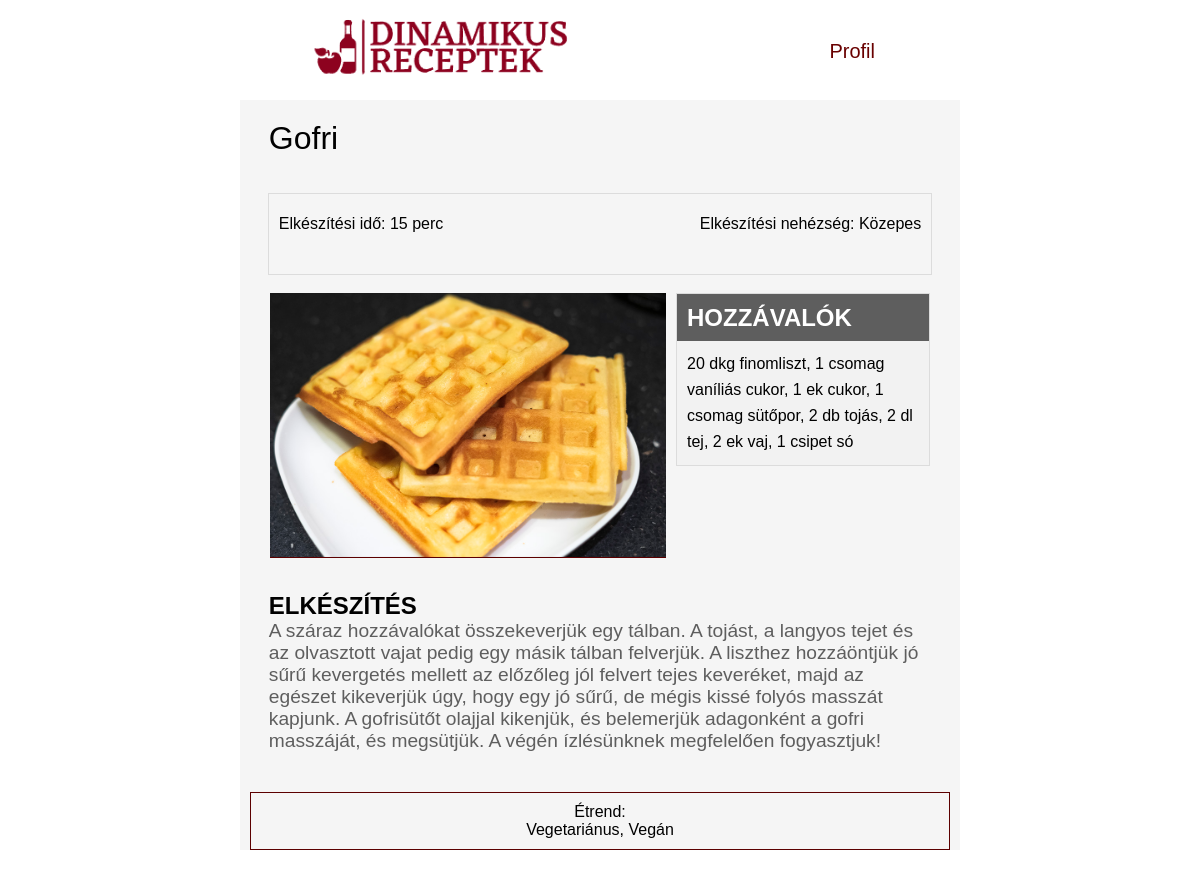
Screenshot of /recept.php?id=104 with the database file from the repository.
### tables this page shows
CREATE TABLE `receptek` (
  `id` int(11) NOT NULL,
  `nev` varchar(50) NOT NULL,
  `leiras` text NOT NULL,
  `nehezseg` enum('konnyu','kozepes','nehez') NOT NULL,
  `hozzavalok` text NOT NULL,
  `elkeszitesi_ido` int(11) NOT NULL,
  `ertekeles` int(11) DEFAULT NULL,
  `feltolto` varchar(50) NOT NULL,
  `imgurl` varchar(100) NOT NULL,
  `nemzetiseg` text NOT NULL
);

### recept.php (the view, shortened to what this page needs)
<?php
    try {
        $dbuser = "root";
        $dbpassw = "";
        $conn = new PDO("mysql:host=localhost;dbname=receptek1", $dbuser, $dbpassw);
        $conn->setAttribute(PDO::ATTR_ERRMODE, PDO::ERRMODE_EXCEPTION);
    } catch (PDOException $e){
        echo "<p>Adatbázis kapcsolódási hiba: ".$e->getMessage()."</p>\n";
        die();
    } catch (Exception $e){
        echo "<p>Hiba: ".$e->getMessage()."</p>\n";
        die();
    }
    try {
        $sql = "SELECT * FROM receptek WHERE id LIKE :id";
        $query = $conn->prepare($sql);
        $query->bindParam(':id', $_GET["id"]);
        $query->execute();
        if ($query->rowCount()==1) {
            $i=0;
            while ($row = $query->fetch(PDO::FETCH_ASSOC)) {
                foreach ($row as $mezo) {
                    $recept[$i] = $mezo;
                    $i++;
                }
            }
            $nev=$recept[1];
            $leiras=$recept[2];
            $nehezseg=$recept[3];
            $hozzavalok=$recept[4];
            $ido=$recept[5];
            $kep=$recept[8];
            switch ($nehezseg) {
                case "kozepes" :
                    $nehezseg = "Közepes";
                    break;
            }
        } else {
            echo "<p>Nincs listázható recept.</p>";
        }
    } catch (PDOException $e) {
        echo "<p>Lekérdezési hiba: ".$e->getMessage()."</p><br>";
        die();
    } catch (Exception $e){
        echo "<p>Hiba: ".$e->getMessage()."</p>\n";
        die();
    }
    try {
        $sql = "SELECT vegetarianus, vegan, gluten, laktoz, tojas, szoja, cukor, kukorica FROM szurok JOIN receptek ON szurok.recept_id=receptek.id WHERE id LIKE :id";
        $query = $conn->prepare($sql);
        $query->bindParam(':id', $_GET["id"]);
        $query->execute();
        if ($query->rowCount()>0) {
            $i=0;
            while ($row = $query->fetch(PDO::FETCH_ASSOC)) {
                foreach ($row as $mezo) {
                    $szurok[$i] = $mezo;
                    $i++;
                }
            }
        }
        $allergen=array();
        if ($szurok[0]==1) {
            array_push($allergen, "Vegetariánus");
        }
        if ($szurok[1]==1) {
            array_push($allergen, "Vegán");
        }
    } catch (PDOException $e) {
        echo "<p>Lekérdezési hiba: ".$e->getMessage()."</p><br>";
        die();
    } catch (Exception $e){
        echo "<p>Hiba: ".$e->getMessage()."</p>\n";
        die();
    }
?>
<!DOCTYPE html>
<html lang="hu">
<head>
    <link href="http://fonts.cdnfonts.com/css/gentium-book-basic" rel="stylesheet">
    <link rel="stylesheet" href="./css/header.css">
    <link rel="stylesheet" href="./css/recept.css">
</head>
<body>
<header>
        <div id="logo">
            <a href="index.php">
                <img src="./kepek/logo1.png">
            </a>
        </div>
        <div id="menu">
        <div class="dropdown">
                <p onclick="dropDown1()" class="dropbtn desktop">Profil</p>
            </div>
        </div>
    </header>
    <div id="container">
        <div id="receptNev">
            <p><?php echo $nev; ?></p>
        </div>
        <br><br>
        <div id="info">
            <p>Elkészítési idő: <?php echo $ido; ?> perc</p>
            <p style="float: right;">Elkészítési nehézség: <?php echo $nehezseg; ?></p>
            <br><br>
        </div>
        <br>
        <div id="receptKep">
            <img src="<?php echo $kep; ?>">
        </div>
        <div id="hozzavalok">
            <div id="hozzavalokNev"><h4>HOZZÁVALÓK</h4></div>
            <div id="hozzavalokOssz">
                <?php echo $hozzavalok; ?>
            </div>
        </div>
        <br>
        <div id="elkeszites">
            <h2>ELKÉSZÍTÉS</h2>
            <div class="folyamat">
                <p>
                    <?php echo $leiras; ?>
                </p>
            </div>
        </div>
        <div id="etrend">
            <p>Étrend: <br><?php echo implode(", ", $allergen) ?></p>
        </div>
    </div>
</body>
</html>

### css/header.css (style rules this page uses)
* { padding: 0; margin: 0; }
body { min-width: 300px; }
header { height: 60px; }
#logo { padding: 5px; display: inline-block; }
#logo a img { height: 42px; }
#menu { float: right; }
#container { padding-top: 20px; }
.dropdown { position: relative; display: inline-block; }
.desktop { display: none; }
@media only screen and (min-width: 600px) { header { height: 90px; } }
@media only screen and (min-width: 600px) { #logo { padding: 10px; display: inline-block; } }
@media only screen and (min-width: 600px) { #logo a img { height: 70px; } }
@media only screen and (min-width: 600px) { #menu { float: right; } }
@media only screen and (min-width: 600px) { .dropdown { display: inline-block; } }
@media only screen and (min-width: 1024px) { .desktop { display:inline-block; margin: 40px 25px; font-size: 20px; color: rgba(105, 0, 0); cursor: pointer; } }
@media only screen and (min-width: 1024px) { header { margin: auto; height: 100px; width: 50%; } }
@media only screen and (min-width: 1024px) { #logo { padding: 10px; display: inline-block; } }
@media only screen and (min-width: 1024px) { #logo a img { height: 70px; } }
@media only screen and (min-width: 1024px) { #menu { float: right; } }

### css/recept.css (style rules this page uses)
* { font-family: 'Gentium Book Basic', sans-serif; }
#receptNev { width: 92%; margin: auto; font-size: 2em; }
#info { width: 92%; margin: auto; text-align: center; border: 1px rgba(169, 169, 169, 0.342) solid; height: 80px; }
#info p { height: 100%; float: left; line-height: 60px; padding-left: 10px; padding-right: 10px; }
#receptKep { width:92%; margin: auto; }
#receptKep img { position: relative; width: 100%; }
#hozzavalok { width: 92%; margin: auto; overflow: hidden; border: 1px rgba(169, 169, 169, 0.342) solid; }
#hozzavalokNev { width: 100%; background-color: rgb(94, 94, 94); color: white; height: 37px; padding-left: 10px; padding-top: 10px; font-size: 1.5em; }
#hozzavalokOssz { padding: 10px; list-style: none; line-height: 26px; background-color: rgb(242, 242, 242); }
#elkeszites { width: 92%; margin: auto; margin-top: 30px; padding-bottom: 30px; }
.folyamat { font-size: 1.2em; color:rgb(94, 94, 94); }
#etrend { text-align: center; border: 1px rgb(92, 0, 0) solid; padding: 10px; margin: 10px; float: 0; }
@media only screen and (min-width: 600px) { #receptKep { width: 80%; margin: auto; } }
@media only screen and (min-width: 600px) { #hozzavalok { width: 80%; margin: auto; overflow: hidden; border: 1px rgba(169, 169, 169, 0.342) solid; } }
@media only screen and (min-width: 1024px) { #container { width: 60%; margin: auto; background-color: whitesmoke; } }
@media only screen and (min-width: 1024px) { #receptKep { max-width: 55%; max-height: 500px; width: auto; height: auto; margin: auto; margin-left: 30px; display: inline-block; } }
@media only screen and (min-width: 1024px) { #receptKep img { width:100%; max-height:100%; object-fit: cover; border-bottom: 1px rgb(92, 0, 0) solid; } }
@media only screen and (min-width: 1024px) { #hozzavalok { float: right; max-width: 35%; margin: auto; margin-right: 30px; overflow: hidden; border: 1px rgba(169, 169, 169, 0.342) solid; } }

### rows the page displays
receptek: nev "Gofri", elkeszitesi_ido "15", nehezseg "Közepes", imgurl (picture), hozzavalok "20 dkg finomliszt, 1 csomag vaníliás cukor, 1 ek cukor, 1 csomag sütőpor, 2 db tojás, 2 dl tej, 2 ek vaj, 1 csipet só", leiras "A száraz hozzávalókat összekeverjük egy tálban. A tojást, a langyos tejet és az olvasztott vajat pedig egy másik tálban felverjük. A liszthez hozzáöntjük jó sűrű kevergetés mellett az előzőleg jól felvert tejes keveréket, majd az egészet kikeverjük úgy, hogy egy jó sűrű, de mégis kissé folyós masszát kapjunk. A gofrisütőt olajjal kikenjük, és belemerjük adagonként a gofri masszáját, és megsütjük. A végén ízlésünknek megfelelően fogyasztjuk!"

### other values shown
implode(", ", $allergen) "Vegetariánus, Vegán"
